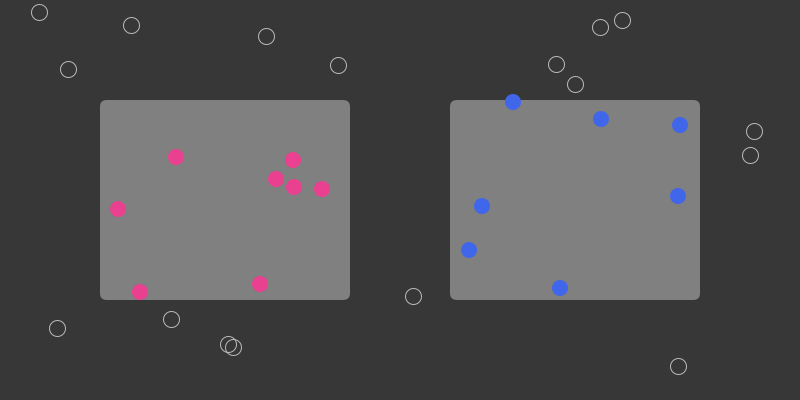
Frame 1 (no input)
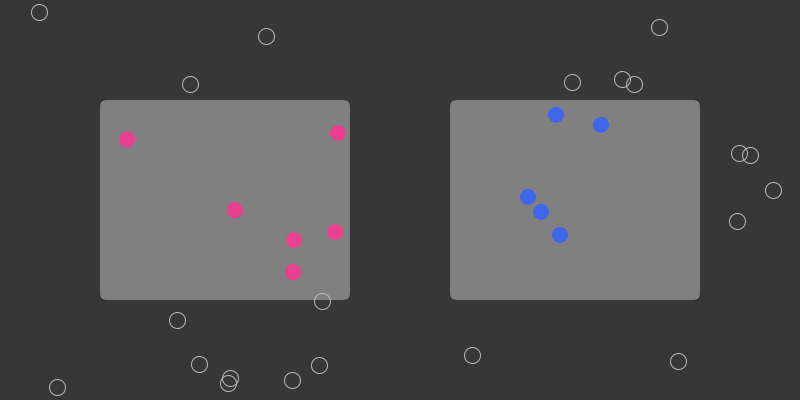
Frame 60 (the mouse pressed at the canvas centre just before this capture)
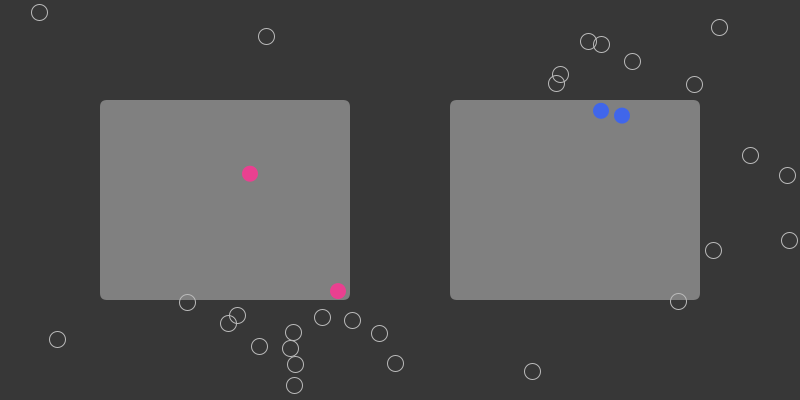
Frame 120 (the mouse held since frame 60 and released just before this capture)

The Processing sketch that drew these frames (run headless with seeded random() and noise(); from frame 60 on, the mouse is pressed at the canvas centre):

// Processing sketch: mainGravitySquare
// ── mainGravitySquare.pde
//***
// This sketch introduces "gravity" squares which causes the balls to 
// rise and fall based upon the square.
//***

BouncyBall[] balls = new BouncyBall[32];

void setup()
{
  size(800,400);
  background(55);
  
  for (int i = 0; i < balls.length; i++)
  {
    balls[i] = new BouncyBall();
  }
}

void draw()
{
  background(55);
  
  pushStyle();
  noStroke();
  fill(128);
  rect(100, 100, 250, 200, 7);
  rect(450, 100, 250, 200, 7);
  popStyle();
  
  for (int i = 0; i < balls.length; i++)
  {
    BouncyBall b = balls[i];
    b.update();
    b.draw();
  }
}

// ── BouncyBall.pde
//***
// This class create a movable bouncy ball! It's so fun!
//***

class BouncyBall
{
  private int theDiameter = 16;

  private PVector theLocation;
  private PVector theVelocity;
  
  BouncyBall()
  {
    theLocation = new PVector(round(random(0, width-theDiameter/2)),
                              round(random(0, height-theDiameter/2)));
    theVelocity = new PVector(round(random(0, 1.5)),
                              round(random(0, 1.5)));
  }
  
  void update()
  {
    theLocation.add(theVelocity);
  }

  synchronized void draw()
  {
    pushStyle();
    // noStroke();
    noFill();
    stroke(186);
    strokeWeight(1);
    color c = color(#2BEA99);

    // Check if the ball is in the upward force field.
    if ((theLocation.x >= 100) && (theLocation.x <= 350) && 
        (theLocation.y >= 100) && (theLocation.y <= 300))
    {
      c = color(#EA4090);
      noStroke();
      fill(c);
      
      PVector downwardForce = new PVector(0,0.03);
      theVelocity.add(downwardForce);
    }

    // Check if the ball is in the downward force field.
    if ((theLocation.x >= 450) && (theLocation.x <= 700) && 
        (theLocation.y >= 100) && (theLocation.y <= 300))
    {
      c = color(#4066EA);
      noStroke();
      fill(c);
      
      PVector upwardForce = new PVector(0,-0.03);
      theVelocity.add(upwardForce);
    }
    
    
    ellipse(theLocation.x,theLocation.y, theDiameter, theDiameter);
    popStyle();
    
    if ((theLocation.x > width - theDiameter/2) || (theLocation.x < 0 + theDiameter/2))
    {
      theVelocity.x = theVelocity.x * -1;
    }
    if ((theLocation.y > height - theDiameter/2) || (theLocation.y < 0 + theDiameter/2))
    {
      theVelocity.y = theVelocity.y * -1;
    }
  }
};
